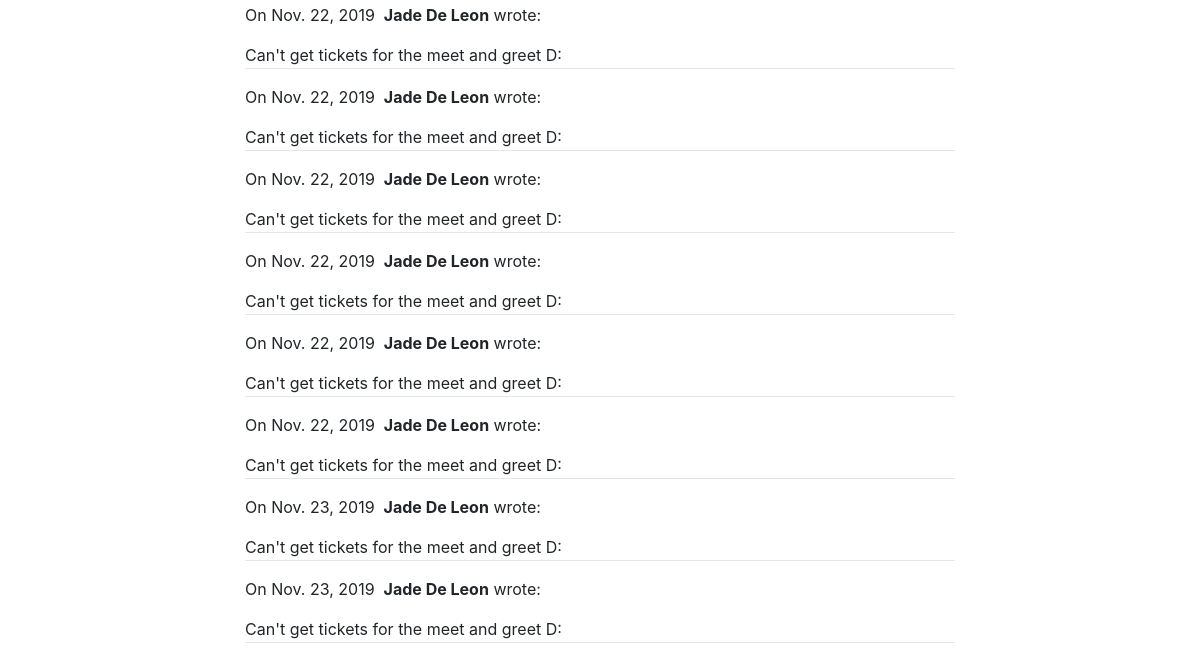
The app's page /blog/4/ (lower part), older data.
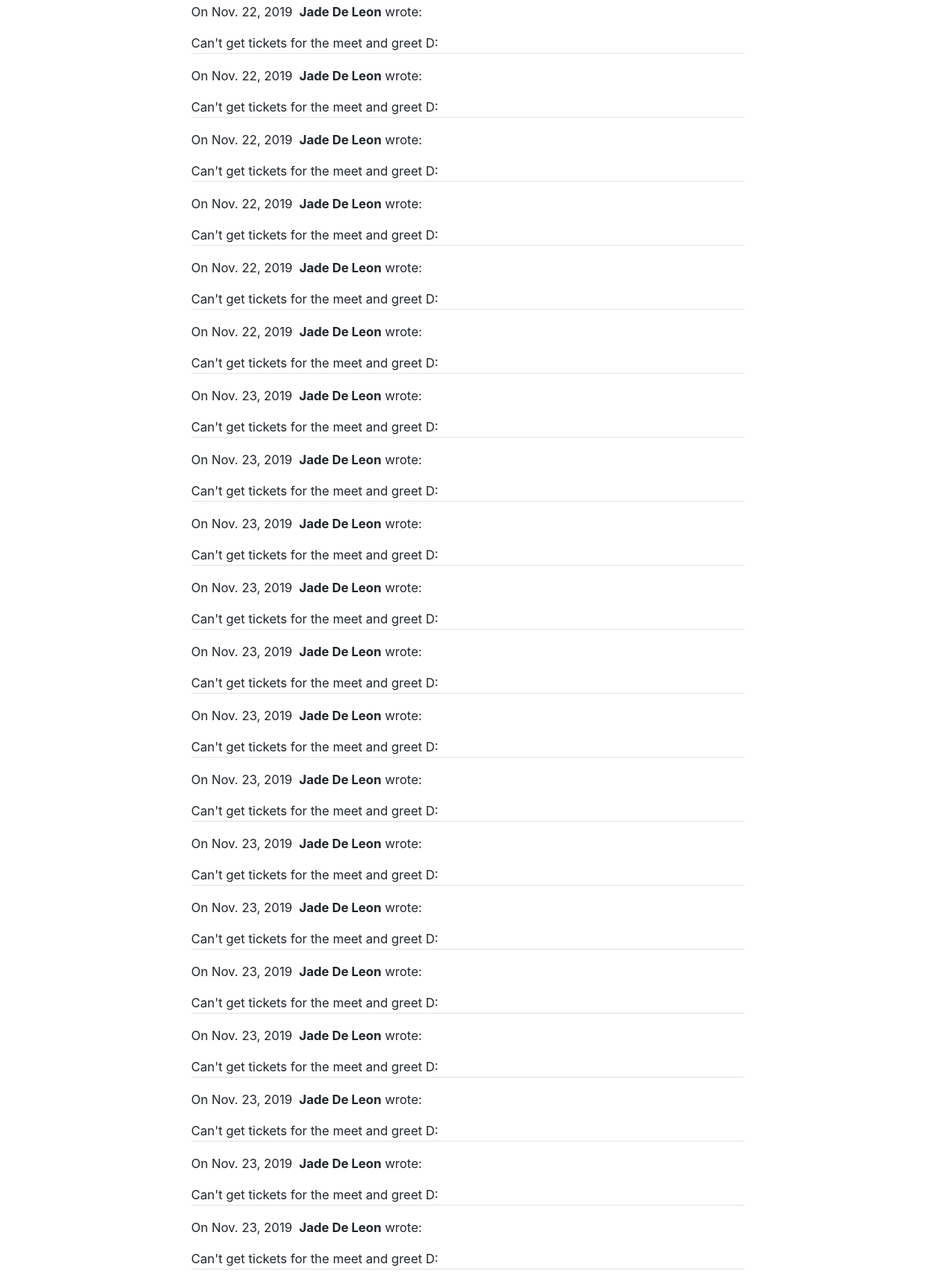
The same page, newer data.
### blog/models.py (models this page shows)
class Comment(models.Model):
    author = models.CharField(max_length=60)
    body = models.TextField()
    created_on = models.DateTimeField(auto_now_add=True)
    post = models.ForeignKey('Post', on_delete=models.CASCADE)

### blog/views.py (the view, shortened to what this page needs)
# urls.py: path("<int:pk>/", views.blog_detail, name="blog_detail"),
def blog_detail(request, pk):
    post = Post.objects.get(pk=pk)
    form = CommentForm()
    comments = Comment.objects.filter(post=post)
    context = {
        "post": post,
        "comments": comments,
        "form": form,
    }
    return render(request, "blog_detail.html", context)

### blog/templates/blog_detail.html (shortened to what this page needs)
{% extends "base.html" %}
{% block page_content %}
<div class="col-md-8 offset-md-2">
    {% for comment in comments %}
    <p>
        On {{comment.created_on.date }}&nbsp;
        <b>{{ comment.author }}</b> wrote:
    </p>
    <p>{{ comment.body }}</p>
    <hr>
    {% endfor %}
</div>
{% endblock %}

Row changes from the older to the newer data that the page shows:
added Comment: created_on "Nov. 23, 2019", author "Jade De Leon", body "Can't get tickets for the meet and greet D:"
added Comment: created_on "Nov. 23, 2019", author "Jade De Leon", body "Can't get tickets for the meet and greet D:"
added Comment: created_on "Nov. 23, 2019", author "Jade De Leon", body "Can't get tickets for the meet and greet D:"
added Comment: created_on "Nov. 23, 2019", author "Jade De Leon", body "Can't get tickets for the meet and greet D:"
added Comment: created_on "Nov. 23, 2019", author "Jade De Leon", body "Can't get tickets for the meet and greet D:"
added Comment: created_on "Nov. 23, 2019", author "Jade De Leon", body "Can't get tickets for the meet and greet D:"
added Comment: created_on "Nov. 23, 2019", author "Jade De Leon", body "Can't get tickets for the meet and greet D:"
added Comment: created_on "Nov. 23, 2019", author "Jade De Leon", body "Can't get tickets for the meet and greet D:"
added Comment: created_on "Nov. 23, 2019", author "Jade De Leon", body "Can't get tickets for the meet and greet D:"
added Comment: created_on "Nov. 23, 2019", author "Jade De Leon", body "Can't get tickets for the meet and greet D:"
added Comment: created_on "Nov. 23, 2019", author "Jade De Leon", body "Can't get tickets for the meet and greet D:"
added Comment: created_on "Nov. 23, 2019", author "Jade De Leon", body "Can't get tickets for the meet and greet D:"
